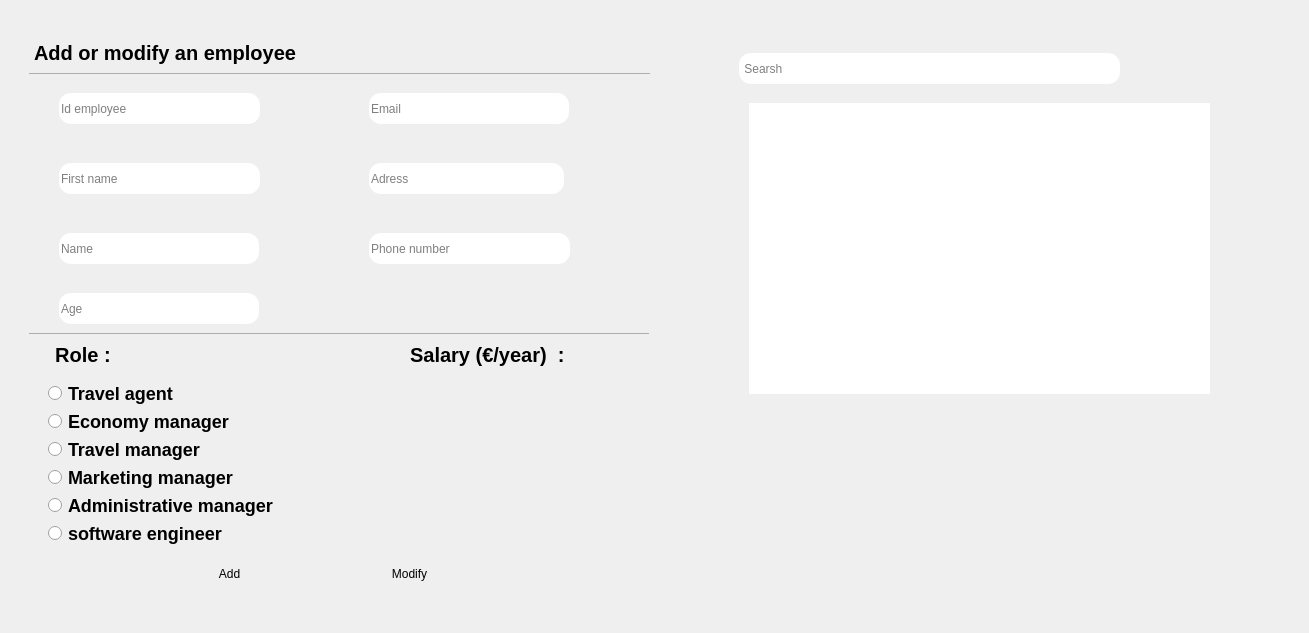
     <widget class="QWidget" name="employee_tab1">
      <attribute name="title">
       <string>Employee</string>
      </attribute>
      <widget class="QWidget" name="employee1" native="true">
       <property name="geometry">
        <rect>
         <x>29</x>
         <y>33</y>
         <width>621</width>
         <height>591</height>
        </rect>
       </property>
       <property name="sizeIncrement">
        <size>
         <width>1200</width>
         <height>1200</height>
        </size>
       </property>
       <property name="styleSheet">
        <string notr="true">border-radius:12px;</string>
       </property>
       <widget class="QFrame" name="frame_16">
        <property name="geometry">
         <rect>
          <x>10</x>
          <y>340</y>
          <width>281</width>
          <height>180</height>
         </rect>
        </property>
        <property name="styleSheet">
         <string notr="true">
border-radius:12px;</string>
        </property>
        <property name="frameShape">
         <enum>QFrame::StyledPanel</enum>
        </property>
        <property name="frameShadow">
         <enum>QFrame::Raised</enum>
        </property>
        <layout class="QVBoxLayout" name="verticalLayout_9">
         <item>
          <widget class="QRadioButton" name="radioButton_16">
           <property name="styleSheet">
            <string notr="true">font-size:18px;
font-weight:500;</string>
           </property>
           <property name="text">
            <string>Travel agent</string>
           </property>
          </widget>
         </item>
         <item>
          <widget class="QRadioButton" name="radioButton_12">
           <property name="styleSheet">
            <string notr="true">font-size:18px;
font-weight:500;</string>
           </property>
           <property name="text">
            <string>Economy manager</string>
           </property>
          </widget>
         </item>
         <item>
          <widget class="QRadioButton" name="radioButton_11">
           <property name="styleSheet">
            <string notr="true">font-size:18px;
font-weight:500;</string>
           </property>
           <property name="text">
            <string>Travel manager</string>
           </property>
          </widget>
         </item>
         <item>
          <widget class="QRadioButton" name="radioButton_15">
           <property name="styleSheet">
            <string notr="true">font-size:18px;
font-weight:500;</string>
           </property>
           <property name="text">
            <string>Marketing manager</string>
           </property>
          </widget>
         </item>
         <item>
          <widget class="QRadioButton" name="radioButton_13">
           <property name="styleSheet">
            <string notr="true">font-size:18px;
font-weight:500;</string>
           </property>
           <property name="text">
            <string>Administrative manager</string>
           </property>
          </widget>
         </item>
         <item>
          <widget class="QRadioButton" name="radioButton_14">
           <property name="styleSheet">
            <string notr="true">font-size:18px;
font-weight:500;</string>
           </property>
           <property name="text">
            <string>software engineer</string>
           </property>
          </widget>
         </item>
        </layout>
       </widget>
       <widget class="QLabel" name="label_29">
        <property name="geometry">
         <rect>
          <x>0</x>
          <y>0</y>
          <width>621</width>
          <height>41</height>
         </rect>
        </property>
        <property name="styleSheet">
         <string notr="true">background:transparent;
border-radius:0px;
font-size:20px;
font-weight:700;
border-bottom:1px solid #ADADAD;</string>
        </property>
        <property name="text">
         <string>Add or modify an employee</string>
        </property>
       </widget>
       <widget class="QPushButton" name="pushButton_18">
        <property name="geometry">
         <rect>
          <x>130</x>
          <y>520</y>
          <width>141</width>
          <height>41</height>
         </rect>
        </property>
        <property name="text">
         <string>Add</string>
        </property>
       </widget>
       <widget class="QPushButton" name="pushButton_19">
        <property name="geometry">
         <rect>
          <x>310</x>
          <y>520</y>
          <width>141</width>
          <height>41</height>
         </rect>
        </property>
        <property name="text">
         <string>Modify</string>
        </property>
       </widget>
       <widget class="QLabel" name="label_30">
        <property name="geometry">
         <rect>
          <x>-1</x>
          <y>300</y>
          <width>621</width>
          <height>43</height>
         </rect>
        </property>
        <property name="styleSheet">
         <string notr="true">background:transparent;
border-radius:0px;
font-size:20px;
font-weight:700;
border-top:1px solid #ADADAD;</string>
        </property>
        <property name="text">
         <string>    Role :</string>
        </property>
       </widget>
       <widget class="QLineEdit" name="adress_emloyee_line">
        <property name="geometry">
         <rect>
          <x>340</x>
          <y>130</y>
          <width>195</width>
          <height>31</height>
         </rect>
        </property>
        <property name="text">
         <string/>
        </property>
        <property name="placeholderText">
         <string>Adress</string>
        </property>
       </widget>
       <widget class="QLabel" name="label_32">
        <property name="geometry">
         <rect>
          <x>370</x>
          <y>300</y>
          <width>181</width>
          <height>43</height>
         </rect>
        </property>
        <property name="styleSheet">
         <string notr="true">background:transparent;
border-radius:0px;
font-size:20px;
font-weight:700;
</string>
        </property>
        <property name="text">
         <string>  Salary (€/year)  :</string>
        </property>
       </widget>
       <widget class="QLabel" name="label_33">
        <property name="geometry">
         <rect>
          <x>390</x>
          <y>340</y>
          <width>181</width>
          <height>43</height>
         </rect>
        </property>
        <property name="styleSheet">
         <string notr="true">background:transparent;
border-radius:0px;
font-size:20px;
font-weight:700;
</string>
        </property>
        <property name="text">
         <string/>
        </property>
       </widget>
       <widget class="QLineEdit" name="email_emloyee_line">
        <property name="geometry">
         <rect>
          <x>340</x>
          <y>60</y>
          <width>200</width>
          <height>31</height>
         </rect>
        </property>
        <property name="text">
         <string/>
        </property>
        <property name="placeholderText">
         <string>Email</string>
        </property>
       </widget>
       <widget class="QLineEdit" name="id_emloyee_line">
        <property name="geometry">
         <rect>
          <x>30</x>
          <y>60</y>
          <width>201</width>
          <height>31</height>
         </rect>
        </property>
        <property name="text">
         <string/>
        </property>
        <property name="placeholderText">
         <string>Id employee</string>
        </property>
       </widget>
       <widget class="QLineEdit" name="name_employee_line">
        <property name="geometry">
         <rect>
          <x>30</x>
          <y>200</y>
          <width>200</width>
          <height>31</height>
         </rect>
        </property>
        <property name="text">
         <string/>
        </property>
        <property name="placeholderText">
         <string>Name</string>
        </property>
       </widget>
       <widget class="QLineEdit" name="phonenumber_emloyee_line">
        <property name="geometry">
         <rect>
          <x>340</x>
          <y>200</y>
          <width>201</width>
          <height>31</height>
         </rect>
        </property>
        <property name="text">
         <string/>
        </property>
        <property name="placeholderText">
         <string>Phone number</string>
        </property>
       </widget>
       <widget class="QLineEdit" name="firstname_emloyee_line">
        <property name="geometry">
         <rect>
          <x>30</x>
          <y>130</y>
          <width>201</width>
          <height>31</height>
         </rect>
        </property>
        <property name="text">
         <string/>
        </property>
        <property name="placeholderText">
         <string>First name</string>
        </property>
       </widget>
       <widget class="QLineEdit" name="age_emloyee_line">
        <property name="geometry">
         <rect>
          <x>30</x>
          <y>260</y>
          <width>200</width>
          <height>31</height>
         </rect>
        </property>
        <property name="text">
         <string/>
        </property>
        <property name="placeholderText">
         <string>Age</string>
        </property>
       </widget>
      </widget>
      <widget class="QWidget" name="employee2" native="true">
       <property name="geometry">
        <rect>
         <x>679</x>
         <y>33</y>
         <width>621</width>
         <height>591</height>
        </rect>
       </property>
       <property name="sizeIncrement">
        <size>
         <width>1200</width>
         <height>1200</height>
        </size>
       </property>
       <property name="styleSheet">
        <string notr="true">border-radius:12px;</string>
       </property>
       <widget class="QLineEdit" name="searsh_emloyee_line">
        <property name="geometry">
         <rect>
          <x>60</x>
          <y>20</y>
          <width>381</width>
          <height>31</height>
         </rect>
        </property>
        <property name="placeholderText">
         <string> Searsh</string>
        </property>
       </widget>
       <widget class="QListWidget" name="listWidget_11">
        <property name="geometry">
         <rect>
          <x>70</x>
          <y>70</y>
          <width>461</width>
          <height>291</height>
         </rect>
        </property>
       </widget>
      </widget>
     </widget>
